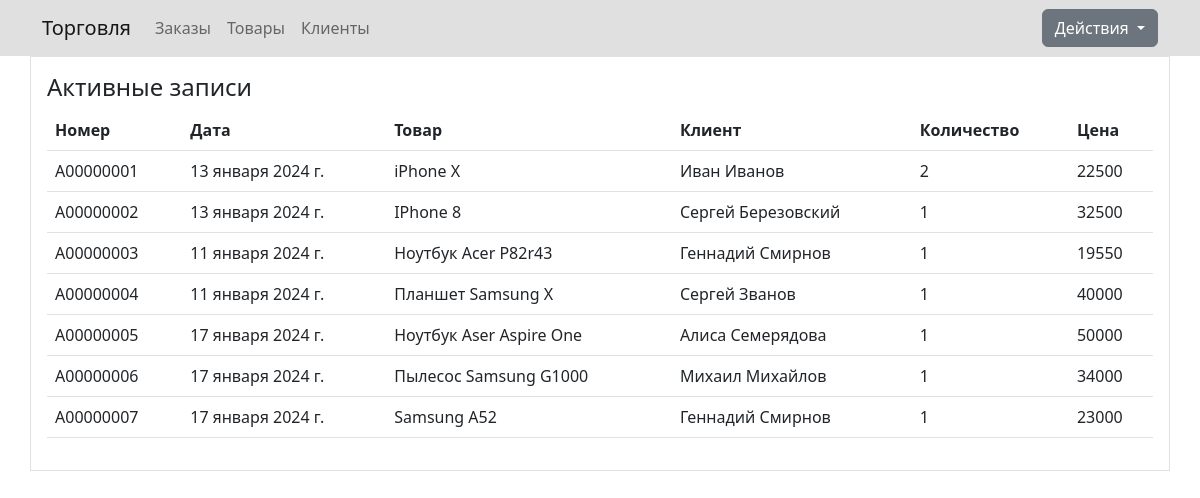
The page / on the database its author committed.
### myapp/models.py (models this page shows, shortened)
class Orders(models.Model):
    order_number = models.CharField('Номер', max_length=10)
    order_date = models.DateField('Дата заказа')
    prod = models.ForeignKey('Products', on_delete=models.PROTECT, null=True)
    cust = models.ForeignKey('Customers', on_delete=models.PROTECT, null=True)
    quantity = models.IntegerField('Количество', default=0)
    price = models.IntegerField('Цена', default=0)
    class Meta:
        verbose_name = 'Заказ'
        verbose_name_plural = 'Заказы'

class Products(models.Model):
    title = models.CharField('Название', max_length=100)
    def __str__(self):
        return self.title
    class Meta:
        verbose_name = 'Товар'
        verbose_name_plural = 'Товары'

class Customers(models.Model):
    name = models.CharField('Имя', max_length=60)
    surname = models.CharField('Фамилия', max_length=60)
    phone = models.CharField('Телефон', max_length=11)
    email = models.CharField('Почта', max_length=100)
    def __str__(self):
        return f'{self.name} {self.surname}'
    class Meta:
        verbose_name = 'Клиент'
        verbose_name_plural = 'Клиенты'

### myapp/views.py (the view)
# urls.py: path('', views.index, name='home'),
def index(request):
    orders_all = Orders.objects.all()
    return render(request, 'myapp/index.html', {'orders_all': orders_all})

### myapp/templates/myapp/index.html (shortened to what this page needs)
{% extends 'myapp/base.html' %}
{% block content %}
<div class="container p-3 border">
    <h4>Активные записи</h4>
    {% if orders_all %}
    <table class="table table-hover">
    <thead>
      <tr>
        <th>Номер</th>
        <th>Дата</th>
        <th>Товар</th>
        <th>Клиент</th>
        <th>Количество</th>
        <th>Цена</th>
      </tr>
    </thead>
        <tbody>
        {% for elem in orders_all %}
            <tr>
                <td>{{ elem.order_number }}</td>
                <td>{{ elem.order_date }}</td>
                <td>{{ elem.prod }}</td>
                <td>{{ elem.cust }}</td>
                <td>{{ elem.quantity }}</td>
                <td>{{ elem.price }}</td>
            </tr>
        {% endfor %}
        </tbody>
    </table>
    {% else %}
        <p>У нас нет записей</p>
    {% endif %}
</div>
{% endblock %}

### myapp/templates/myapp/base.html (shortened to what this page needs)
{% load static %}
<!doctype html>
<html lang="ru">
<head>
    <link rel="stylesheet" href="https://cdn.jsdelivr.net/npm/bootstrap@5.2.3/dist/css/bootstrap.min.css">
</head>
    <nav class="navbar navbar-expand-lg navbar-light p-2" style="background-color: #E0E0E0;">
        <div class="container">
        <a class="navbar-brand" href="/">Торговля</a>
        <div class="collapse navbar-collapse" id="navbarNav">
            <ul class="navbar-nav">
                <li class="nav-item active">
                    <a class="nav-link" href="/">Заказы</a></li>
                <li class="nav-item">
                    <a class="nav-link" href="/products">Товары</a></li>
                <li class="nav-item">
                    <a class="nav-link" href="/customers">Клиенты</a></li>
            </ul>
        </div>
        <div class="dropdown">
            <button class="btn btn-secondary dropdown-toggle" type="button" id="dropdownMenuButton1"
                    data-bs-toggle="dropdown" aria-expanded="false">
                    Действия
            </button>
        </div>
        </div>
    </nav>
{% block content %}{% endblock %}
</body>
</html>

### rows shown on the page
Orders: order_number "A00000001", order_date "13 января 2024 г.", prod "iPhone X", cust "Иван Иванов", quantity "2", price "22500"
Orders: order_number "A00000002", order_date "13 января 2024 г.", prod "IPhone 8", cust "Сергей Березовский", quantity "1", price "32500"
Orders: order_number "A00000003", order_date "11 января 2024 г.", prod "Ноутбук Acer P82r43", cust "Геннадий Смирнов", quantity "1", price "19550"
Orders: order_number "A00000004", order_date "11 января 2024 г.", prod "Планшет Samsung X", cust "Сергей Званов", quantity "1", price "40000"
Orders: order_number "A00000005", order_date "17 января 2024 г.", prod "Ноутбук Aser Aspire One", cust "Алиса Семерядова", quantity "1", price "50000"
Orders: order_number "A00000006", order_date "17 января 2024 г.", prod "Пылесос Samsung G1000", cust "Михаил Михайлов", quantity "1", price "34000"
Orders: order_number "A00000007", order_date "17 января 2024 г.", prod "Samsung A52", cust "Геннадий Смирнов", quantity "1", price "23000"
